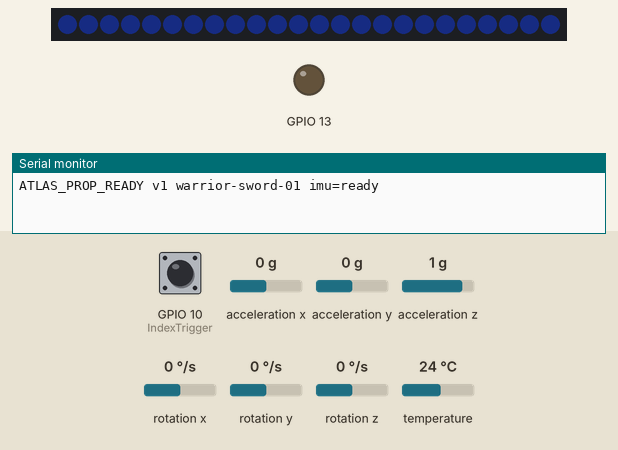
Bench run of a program on a simulated ESP32-S3. Parts: 24 RGB LEDs in strip order, left to right, output pins drawn as LEDs (lit = HIGH), the last lines printed to the serial monitor. The test bench sets the inputs (shaded band); at power-on: GPIO 10 (IndexTrigger) HIGH, acceleration x 0 g, acceleration y 0 g, acceleration z 1 g, rotation x 0 °/s, rotation y 0 °/s, rotation z 0 °/s, temperature 24 °C. Dim RGB values are drawn brighter than linear.

Above: at 1.2 s.
1.3 s: GPIO 10 (IndexTrigger) pulled LOW for 0.15 s
At 1.56 s:
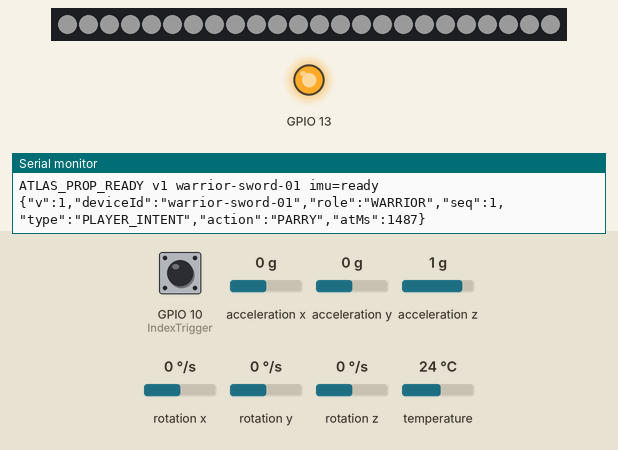
3.1 s: GPIO 10 (IndexTrigger) pulled LOW for 0.15 s
Timing chart, 0 to 6.1 s (numbered marks = the images above; inputs shaded):
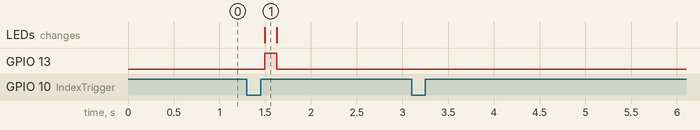

Measured:
- after the input at 1.3 s, GPIO 13: LOW → HIGH after 0.19 s, → LOW 0.14 s later; the LEDs: change after 0.19 s (image 1)

The program:

main.cpp
```cpp
// Pulse Sword (Warrior, reserve kit) — bench firmware for the shared MKE-K01 ESP32-S3 core.
// The index trigger gates swings measured by the guard IMU: a swing -> STRIKE, a hard swing ->
// HEAVY_STRIKE; a quick trigger tap without a swing -> PARRY. The game side for these actions
// is still planned (docs/unity-bridge.md); the lines are already contract-v1 exact.
#include <Adafruit_MPU6050.h>
#include <Adafruit_NeoPixel.h>
#include <Arduino.h>
#include <Wire.h>

namespace Pins {
constexpr uint8_t Sda = 1;
constexpr uint8_t Scl = 2;
constexpr uint8_t IndexTrigger = 10;
constexpr uint8_t LedSpine = 12;
constexpr uint8_t VibrationDriver = 13;  // transistor/MOSFET input, never a bare motor
}

namespace Timing {
constexpr uint32_t DebounceMs = 35;
constexpr uint32_t ImuSampleMs = 10;
constexpr uint32_t SwingMaxMs = 260;
constexpr uint32_t StrikeLockMs = 300;
constexpr uint32_t HeavyCooldownMs = 4000;
constexpr uint32_t ParryTapMs = 250;
constexpr uint32_t ParryCooldownMs = 2000;
constexpr uint32_t FeedbackMs = 140;
}

namespace Thresholds {
constexpr float SwingStartMs2 = 16.0f;  // |a| including gravity that starts a swing (~1.6 g)
constexpr float SwingEndMs2 = 12.0f;
constexpr float HeavyPeakMs2 = 26.0f;
}

struct Button {
  uint8_t pin;
  bool stable;
  bool reading;
  uint32_t changedAt;
  uint32_t pressedAt;
};

struct Cooldown {
  uint32_t ms;
  uint32_t lastAt;
  bool used;
};

Adafruit_MPU6050 imu;
Adafruit_NeoPixel spine(24, Pins::LedSpine, NEO_GRB + NEO_KHZ800);
Button trigger{Pins::IndexTrigger, HIGH, HIGH, 0, 0};
Cooldown strikeLock{Timing::StrikeLockMs, 0, false};
Cooldown heavyCooldown{Timing::HeavyCooldownMs, 0, false};
Cooldown parryCooldown{Timing::ParryCooldownMs, 0, false};
uint32_t sequenceNumber = 0;
uint32_t feedbackUntil = 0;
uint32_t lastImuAt = 0;
bool imuReady = false;
bool swinging = false;
bool swungThisPress = false;
float swingPeak = 0;
uint32_t swingStartedAt = 0;

void setSpine(uint8_t red, uint8_t green, uint8_t blue) {
  for (uint16_t pixel = 0; pixel < spine.numPixels(); pixel++) spine.setPixelColor(pixel, spine.Color(red, green, blue));
  spine.show();
}

void emitEvent(const char *action, uint32_t now) {
  Serial.printf(
      "{\"v\":1,\"deviceId\":\"warrior-sword-01\",\"role\":\"WARRIOR\","
      "\"seq\":%lu,\"type\":\"PLAYER_INTENT\",\"action\":\"%s\",\"atMs\":%lu}\n",
      static_cast<unsigned long>(++sequenceNumber), action, static_cast<unsigned long>(now));
}

void emitLocalReject(const char *action, uint32_t remainingMs) {
  Serial.printf(
      "{\"v\":1,\"deviceId\":\"warrior-sword-01\",\"type\":\"LOCAL_REJECT\",\"action\":\"%s\","
      "\"reason\":\"COOLDOWN\",\"remainingMs\":%lu}\n",
      action, static_cast<unsigned long>(remainingMs));
}

bool take(Cooldown &cooldown, const char *action, uint32_t now, bool reportReject) {
  if (cooldown.used && now - cooldown.lastAt < cooldown.ms) {
    if (reportReject) emitLocalReject(action, cooldown.ms - (now - cooldown.lastAt));
    return false;
  }
  cooldown.used = true;
  cooldown.lastAt = now;
  return true;
}

int8_t updateButton(Button &button, uint32_t now) {
  const bool reading = digitalRead(button.pin);
  if (reading != button.reading) {
    button.reading = reading;
    button.changedAt = now;
  }
  if (now - button.changedAt < Timing::DebounceMs || reading == button.stable) return 0;
  button.stable = reading;
  if (button.stable == LOW) button.pressedAt = now;
  return button.stable == LOW ? 1 : -1;
}

void acknowledge(uint32_t now, uint8_t red, uint8_t green, uint8_t blue) {
  setSpine(red, green, blue);
  digitalWrite(Pins::VibrationDriver, HIGH);
  feedbackUntil = now + Timing::FeedbackMs;
}

void finishSwing(uint32_t now) {
  swinging = false;
  if (swingPeak >= Thresholds::HeavyPeakMs2) {
    if (take(heavyCooldown, "HEAVY_STRIKE", now, true)) {
      emitEvent("HEAVY_STRIKE", now);
      acknowledge(now, 60, 110, 255);
    }
  } else if (take(strikeLock, "STRIKE", now, false)) {
    emitEvent("STRIKE", now);
    acknowledge(now, 30, 60, 160);
  }
}

void updateSwing(uint32_t now) {
  if (!imuReady || now - lastImuAt < Timing::ImuSampleMs) return;
  lastImuAt = now;
  sensors_event_t acceleration;
  sensors_event_t gyro;
  sensors_event_t temperature;
  imu.getEvent(&acceleration, &gyro, &temperature);
  const float magnitude = sqrtf(
      acceleration.acceleration.x * acceleration.acceleration.x +
      acceleration.acceleration.y * acceleration.acceleration.y +
      acceleration.acceleration.z * acceleration.acceleration.z);
  if (!swinging) {
    if (trigger.stable == LOW && magnitude >= Thresholds::SwingStartMs2) {
      swinging = true;
      swungThisPress = true;
      swingPeak = magnitude;
      swingStartedAt = now;
    }
    return;
  }
  if (magnitude > swingPeak) swingPeak = magnitude;
  if (magnitude < Thresholds::SwingEndMs2 || now - swingStartedAt >= Timing::SwingMaxMs) finishSwing(now);
}

void setup() {
  Serial.begin(115200);
  pinMode(Pins::IndexTrigger, INPUT_PULLUP);
  pinMode(Pins::VibrationDriver, OUTPUT);
  digitalWrite(Pins::VibrationDriver, LOW);
  spine.begin();
  spine.setBrightness(56);
  setSpine(6, 12, 30);

  Wire.begin(Pins::Sda, Pins::Scl);
  imuReady = imu.begin();
  if (imuReady) {
    imu.setAccelerometerRange(MPU6050_RANGE_8_G);
    imu.setGyroRange(MPU6050_RANGE_500_DEG);
    imu.setFilterBandwidth(MPU6050_BAND_21_HZ);
  }
  Serial.printf("ATLAS_PROP_READY v1 warrior-sword-01 imu=%s\n", imuReady ? "ready" : "missing(trigger=STRIKE)");
}

void loop() {
  const uint32_t now = millis();
  const int8_t edge = updateButton(trigger, now);
  if (edge == 1) {
    swungThisPress = false;
    if (!imuReady && take(strikeLock, "STRIKE", now, false)) {
      emitEvent("STRIKE", now);
      acknowledge(now, 30, 60, 160);
    }
  }
  if (edge == -1) {
    if (swinging) finishSwing(now);
    else if (imuReady && !swungThisPress && now - trigger.pressedAt < Timing::ParryTapMs && take(parryCooldown, "PARRY", now, true)) {
      emitEvent("PARRY", now);
      acknowledge(now, 120, 120, 120);
    }
  }
  updateSwing(now);

  if (feedbackUntil && now >= feedbackUntil) {
    feedbackUntil = 0;
    digitalWrite(Pins::VibrationDriver, LOW);
    setSpine(6, 12, 30);
  }
  delay(2);
}
```
